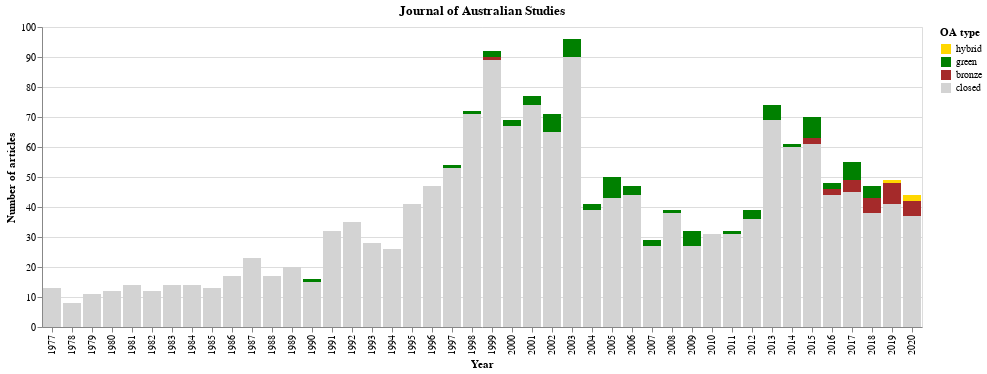

Write notebook code for a chart like this one.
### Code cell
chart_oa_status(df_jas_unique, title='Journal of Australian Studies')

### Figure 1 — Vega-Lite specification as saved in the notebook (floating-point values rounded to 4 significant figures; data arrays with more than 128 entries replaced by an {"elided": "..."} marker saying what was removed)
{"config": {"view": {"continuousWidth": 400, "continuousHeight": 300}}, "data": {"name": "data-a543bee003be170f0e28b93098a1f1b3"}, "mark": "bar", "encoding": {"color": {"type": "nominal", "field": "oa_status", "legend": {"title": "OA type"}, "scale": {"range": ["gold", "green", "brown", "lightgrey"]}, "sort": {"field": "order", "order": "descending"}}, "order": {"type": "quantitative", "field": "order"}, "tooltip": [{"type": "quantitative", "aggregate": "count", "title": "Number of articles"}, {"type": "nominal", "field": "oa_status", "title": "OA type"}], "x": {"type": "ordinal", "field": "year", "title": "Year"}, "y": {"type": "quantitative", "aggregate": "count", "axis": {"tickMinStep": 1}, "title": "Number of articles"}}, "title": "Journal of Australian Studies", "$schema": "https://vega.github.io/schema/vega-lite/v4.8.1.json", "datasets": {"data-a543bee003be170f0e28b93098a1f1b3": {"elided": "1732 records"}}}
